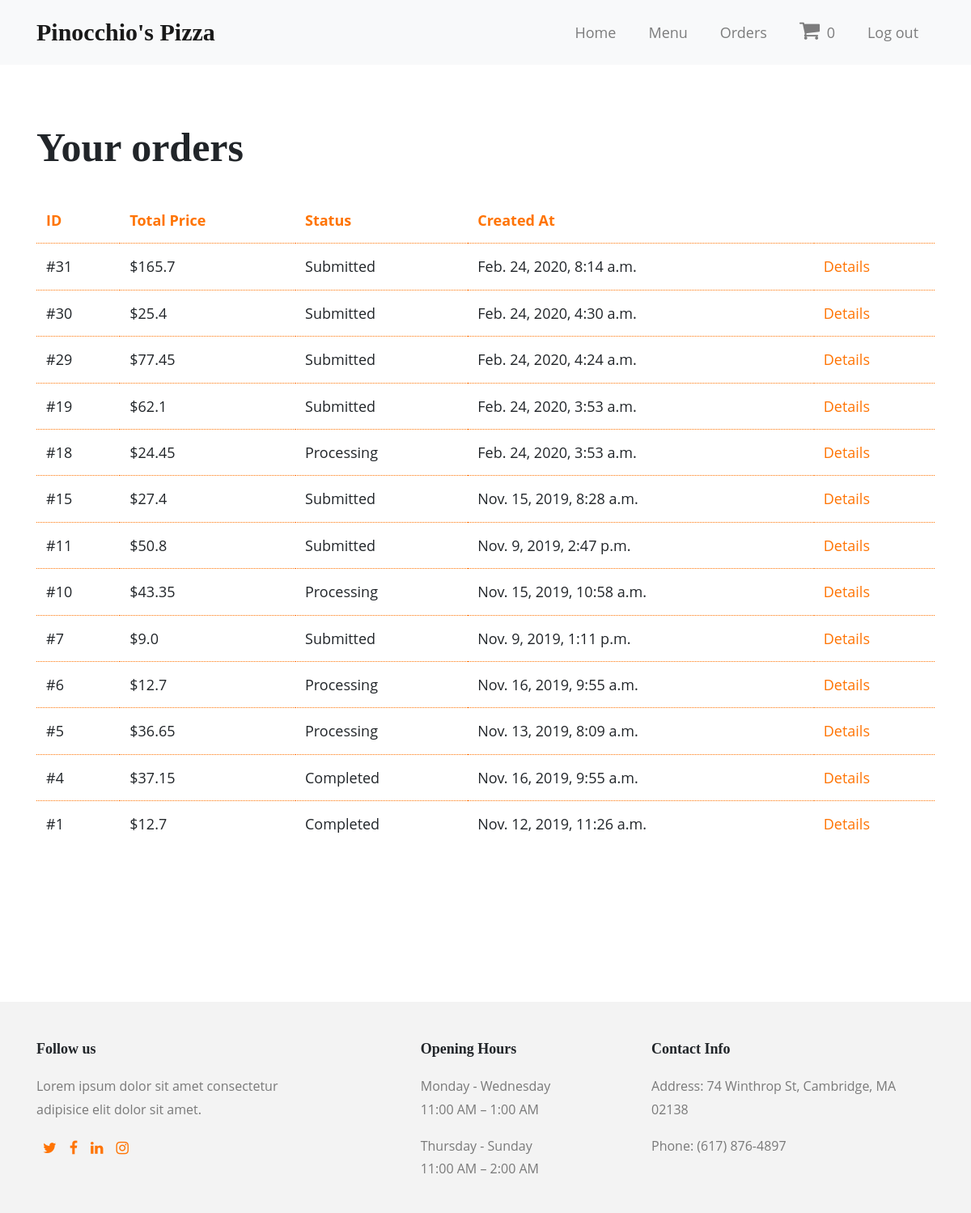
The app's page /orders (signed in) with its own data.
### orders/models.py (models this page shows, shortened)
class Order(models.Model):
    created_by = models.ForeignKey(User, on_delete=models.SET_NULL, null=True, blank=True)
    time = models.DateTimeField(auto_now=True)
    status_choices = [
        ('p', 'Pending'),
        ('s', 'Submitted'),
        ('pr', 'Processing'),
        ('c', 'Completed'),
    ]
    status = models.CharField(choices=status_choices, max_length=2, blank=False, default='p')
    total_price = models.FloatField(null=True)
    class Meta:
        permissions = (("can_change_status", "Change order status"),)

### orders/views.py (the view)
# urls.py: path('orders', views.OrderListView.as_view(), name="orders"),
class OrderListView(LoginRequiredMixin, generic.ListView):
    model = Order
    template_name ='orders.html'
    def get_queryset(self):
        return Order.objects.filter(created_by=self.request.user).exclude(status='p').order_by('-id')
    def get_context_data(self, **kwargs):
        cart_num = len(Item.objects.filter(created_by=self.request.user).filter(status__exact='p'))
        context = super(OrderListView, self).get_context_data(**kwargs)
        context['cart_num'] = cart_num
        return context

### orders/templates/orders.html (shortened to what this page needs)
{% extends "base_generic.html" %}
{% block main %}
<div class="row mx-0">
    <div class="my-4">
        <h2>Your orders</h2>
    </div>
</div>
{% if order_list %}
<table class="table mb-5">
    <thead>
        <tr>
            <th scope="col">ID</th>
            <th scope="col">Total Price</th>
            <th scope="col">Status</th>
            <th scope="col">Created At</th>
            <th scope="col"></th>
        </tr>
    </thead>
    <tbody>
        {% for order in order_list %}
        <tr>
            <td>#{{ order.id }}</td>
            <td>${{ order.total_price }}</td>
            <td>{{ order.get_status_display }}</td>
            <td>{{ order.time }}</td>
            <td><a href="{% url 'order-detail' order.pk %}" style="color: #ff7404;">
                Details</a>
            </td>
        </tr>
        {% endfor %}
    </tbody>
</table>
{% endif %}
{% endblock %}

### orders/static/orders/style.css (style rules this page uses)
body { font-family: "Open Sans", Arial, sans-serif; font-size: 19px; font-weight: 400; line-height: 1.8; display: flex; min-height: 100vh; flex-direction: column; }
h1, h2, h3, h4, h5 { font-family: 'DM Serif Display', serif; font-weight: 800; }
h2 { font-size: 50px; }
@media (max-width: 1200px) { body { font-size: 18px; } }
a { color: #999; }
.table thead th { color: #ff7404; border-bottom: none; border-top: none; }
.table td { border-top: 1px dotted #ff7404; }

### records on screen
Order: id "31", total_price "165.7", status "Submitted", time "Feb. 24, 2020, 8:14 a.m."
Order: id "30", total_price "25.4", status "Submitted", time "Feb. 24, 2020, 4:30 a.m."
Order: id "29", total_price "77.45", status "Submitted", time "Feb. 24, 2020, 4:24 a.m."
Order: id "19", total_price "62.1", status "Submitted", time "Feb. 24, 2020, 3:53 a.m."
Order: id "18", total_price "24.45", status "Processing", time "Feb. 24, 2020, 3:53 a.m."
Order: id "15", total_price "27.4", status "Submitted", time "Nov. 15, 2019, 8:28 a.m."
Order: id "11", total_price "50.8", status "Submitted", time "Nov. 9, 2019, 2:47 p.m."
Order: id "10", total_price "43.35", status "Processing", time "Nov. 15, 2019, 10:58 a.m."
Order: id "7", total_price "9.0", status "Submitted", time "Nov. 9, 2019, 1:11 p.m."
Order: id "6", total_price "12.7", status "Processing", time "Nov. 16, 2019, 9:55 a.m."
Order: id "5", total_price "36.65", status "Processing", time "Nov. 13, 2019, 8:09 a.m."
Order: id "4", total_price "37.15", status "Completed", time "Nov. 16, 2019, 9:55 a.m."
Order: id "1", total_price "12.7", status "Completed", time "Nov. 12, 2019, 11:26 a.m."

### other values on screen
{{ cart_num }} "0"
